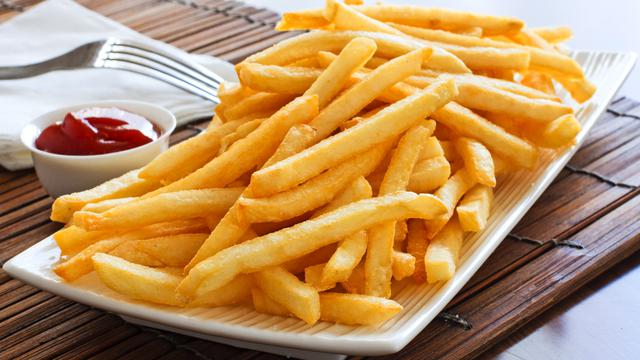
#> input picture sampel gambar/2.resep-gado-gado.jpg, 640 x 360 px; its folder holds 4 pictures in this run
$ jupyter execute Untitled1.ipynb   (older library calls are emulated)
#> lines starting #> are read from the running program, lines starting #| are printed output that depends on the picture
[cell 1]
import os, os.path
import numpy as np
import matplotlib.pyplot as plt
import matplotlib.image as mpimg
import cv2
import csv
from scipy.stats import kurtosis, skew
import glob
from sklearn.preprocessing import MinMaxScaler
from sklearn.cluster import KMeans
from collections import Counter
import math
from skimage.feature import greycomatrix, greycoprops
import pandas as pd

[cell 2]
def resize_image(img):
    scale_percent = 50 # percent of original size
    width = int(img.shape[1] * scale_percent / 100)
    height = int(img.shape[0] * scale_percent / 100)
    dim = (width, height)
    # resize image
    resized = cv2.resize(img, dim, interpolation = cv2.INTER_AREA)

    return resized

[cell 3]
def calc_glcm_all_agls(img, label, props, dists=[5], agls=[0, np.pi/4, np.pi/2, 3*np.pi/4], lvl=256, sym=True, norm=True):

    glcm = greycomatrix(img,
                        distances=dists,
                        angles=agls,
                        levels=lvl,
                        symmetric=sym,
                        normed=norm)
    feature = []
    glcm_props = [propery for name in props for propery in greycoprops(glcm, name)[0]]
    for item in glcm_props:
            feature.append(item)
    feature.append(label)

    return feature

[cell 4]
properties = ['dissimilarity', 'correlation', 'homogeneity', 'contrast', 'ASM', 'energy']

glcm_all_agls = []

[cell 5]
labels = [os.path.basename(file).split()[0] for file in glob.glob("./sampel gambar/*")]
images = [cv2.imread(file) for file in glob.glob("./sampel gambar/*")]
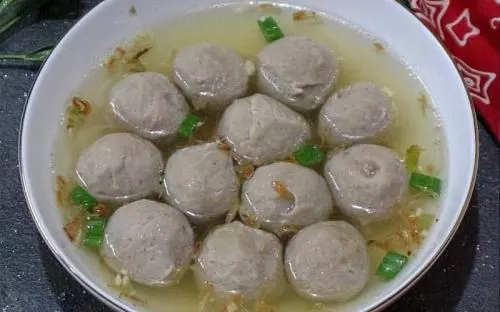
#> input picture sampel gambar/5itopf0erag1p1z589li_12443.jpg, 500 x 312 px
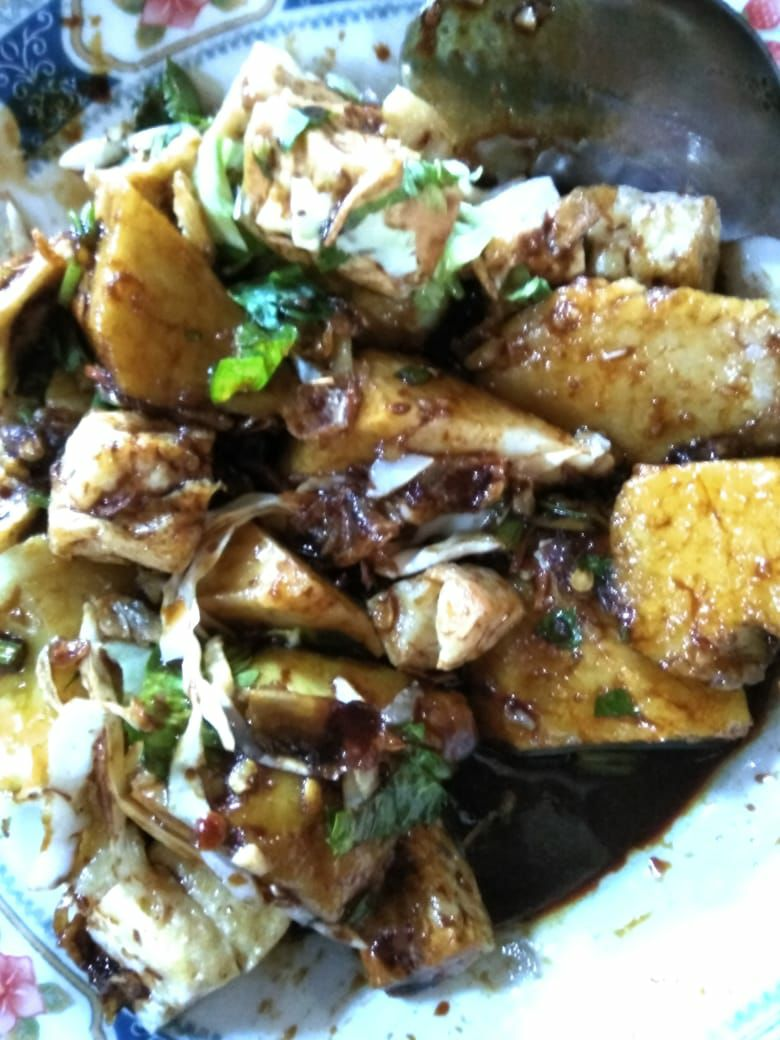
#> input picture sampel gambar/gado.jpg, 780 x 1040 px
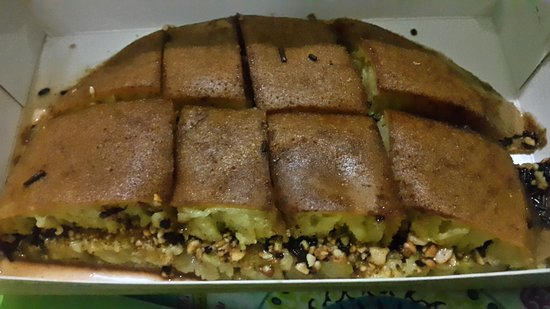
#> input picture sampel gambar/martabak-manis-bangka.jpg, 550 x 309 px
#> images = 4 items
grays = [cv2.cvtColor(img, cv2.COLOR_BGR2GRAY) for img in images]
#> grays = 4 items

grays

[cell 6]
len(grays)
#> Out = 4

[cell 7]
for img, label in zip(grays, labels):
    glcm_all_agls.append(calc_glcm_all_agls(img, label, props=properties))
#> this loop made 4 passes
#> label on passes 1 to 4: '2.resep-gado-gado.jpg', '5itopf0erag1p1z589li_12443.jpg', 'gado.jpg', 'martabak-manis-bangka.jpg'
#> after the loop, glcm_all_agls = 4 items

[cell 8]
columns = []
angles = ['0', '45', '90','135']
for name in properties :
    for ang in angles:
        columns.append(name + "_" + ang)

columns.append("label")

[cell 9]
# Create the pandas DataFrame for GLCM features data
glcm_df = pd.DataFrame(glcm_all_agls, columns = columns)
#> glcm_df = table of 4 rows and 25 columns

#save to csv
# glcm_df.to_csv("glcm_coffee_dataset.csv")

glcm_df.head(60)
#> Out = table of 4 rows and 25 columns
